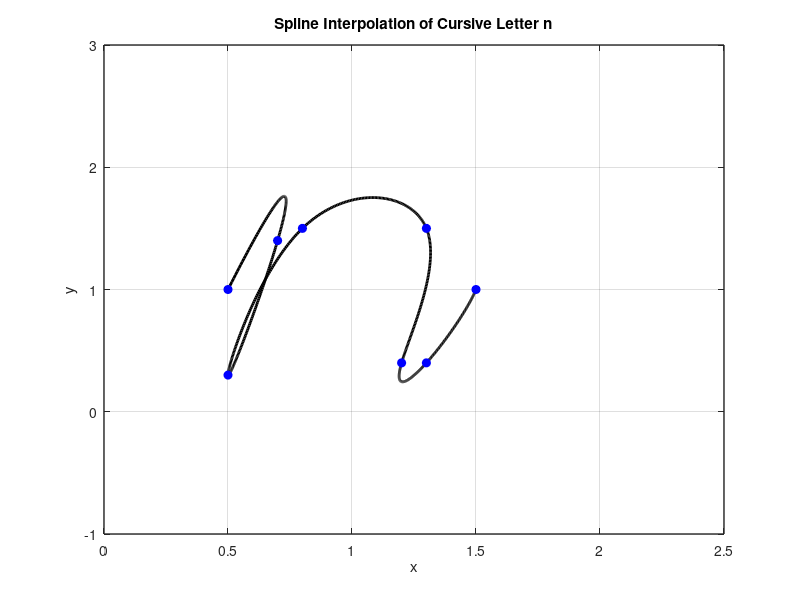

MATLAB code for this plot:
x = [0.5 0.7 0.5 0.8 1.3 1.2 1.3 1.5];
y = [1 1.4 0.3 1.5 1.5 0.4 0.4 1];

n = length(x);
t = 0:n-1; % Parametric coordinate t
tt = 0:0.01:n-1; % More dense coordinate tt for spline interpolation

% Compute spline interpolation
xx = spline(t, x, tt);
yy = spline(t, y, tt);

% Plot settings
figure(1)
plot(xx, yy, 'k', 'LineWidth', 2) % plot spline
hold on
plot(x, y, 'bo', 'MarkerFaceColor', 'b') % plot data points
axis([0 2.5 -1 3])
grid on
title('Spline Interpolation of Cursive Letter n')
xlabel('x')
ylabel('y')
set(gca, 'FontSize', 10, 'LineWidth', 1)
grid on